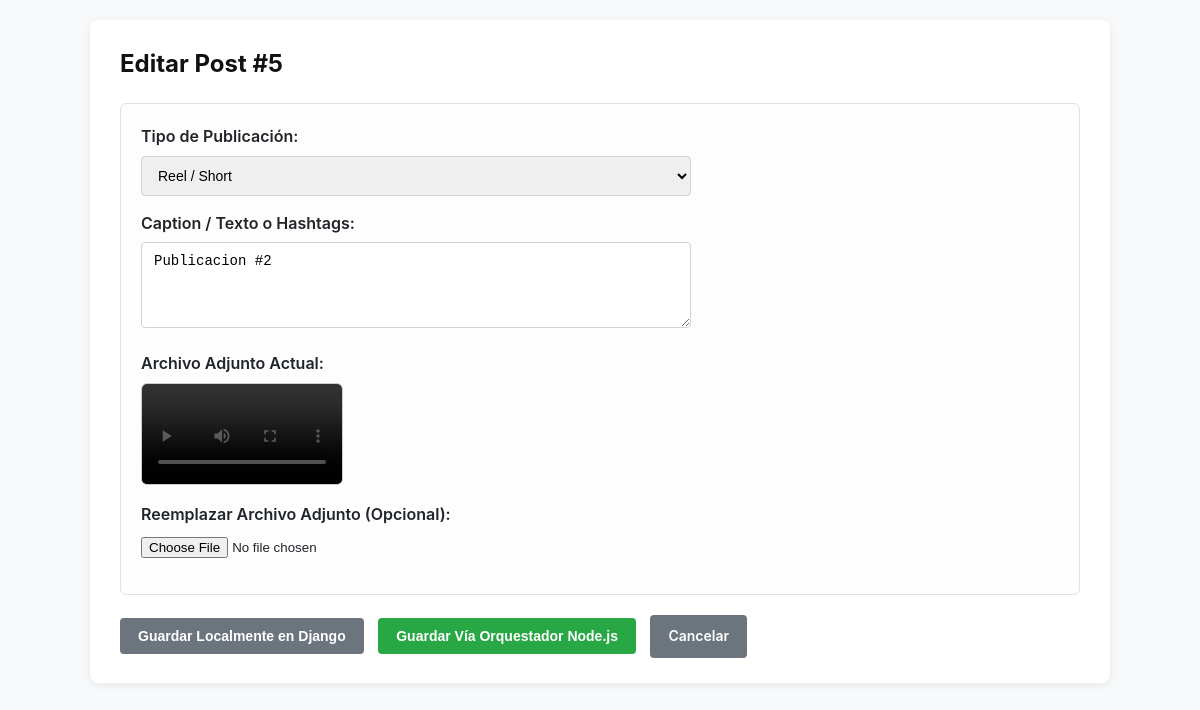
The page /publications/post/5/edit/ on the database its author committed.
### publications_network/models.py (models this page shows, shortened)
class PostContent(models.Model):
    POST_TYPES = [
        ('post', 'Post / Feed'),
        ('reel', 'Reel / Short'),
        ('story', 'Historia'),
    ]
    file = models.FileField(upload_to='publications_media/', help_text="El archivo físico en disco")
    caption = models.TextField(blank=True, null=True, help_text="Texto o hashtags base")
    post_type = models.CharField(max_length=10, choices=POST_TYPES, default='post')
    created_at = models.DateTimeField(auto_now_add=True)
    @property
    def file_extension(self):
        if self.file:
            return os.path.splitext(str(self.file.name))[1].lower()
        return ''
    @property
    def is_video(self):
        video_exts = ['.mp4', '.webm', '.ogg', '.mov', '.m4v', '.mkv']
        return self.file_extension in video_exts
    @property
    def media_url(self):
        if not self.file:
            return ''
        try:
            return self.file.url
        except Exception:
            return f"/media/{self.file.name}"

### publications_network/views.py (the view, shortened to what this page needs)
# urls.py: path('post/<int:post_id>/edit/', views.edit_post, name='edit_post'),
def edit_post(request, post_id):
    post = get_object_or_404(PostContent, pk=post_id)
    return render(request, 'publications_network/edit_post.html', {
        'post': post,
        'post_types': PostContent.POST_TYPES
    })

### publications_network/templates/publications_network/edit_post.html (shortened to what this page needs)
{% load static %}
<!DOCTYPE html>
<html lang="es">
<head>
    <link rel="stylesheet" href="{% static 'publications_network/css/style.css' %}">
</head>
<body>
    <div class="container">
        <h2>Editar Post #{{ post.id }}</h2>
        <form method="POST" action="{% url 'edit_post' post.id %}" enctype="multipart/form-data">
            <div class="form-section">
                <div class="form-group">
                    <label for="post_type">Tipo de Publicación:</label>
                    <select name="post_type" id="post_type">
                        {% for code, label in post_types %}
                            <option value="{{ code }}" {% if post.post_type == code %}selected{% endif %}>{{ label }}</option>
                        {% endfor %}
                    </select>
                </div>
                <div class="form-group">
                    <label for="caption">Caption / Texto o Hashtags:</label>
                    <textarea name="caption" id="caption" rows="4">{{ post.caption }}</textarea>
                </div>
                <div class="form-group">
                    <label>Archivo Adjunto Actual:</label>
                    <div style="margin-bottom: 10px;">
                        {% if post.is_video %}
                            <video src="{{ post.media_url }}" controls style="max-width: 200px; max-height: 150px; border-radius: 6px; border: 1px solid #ccc;"></video>
                        {% elif post.is_image %}
                            <img src="{{ post.media_url }}" alt="Media actual" style="max-width: 200px; max-height: 150px; object-fit: cover; border-radius: 6px; border: 1px solid #ccc;">
                        {% else %}
                            <a href="{{ post.media_url }}" target="_blank">Ver archivo actual</a>
                        {% endif %}
                    </div>
                    <label for="file">Reemplazar Archivo Adjunto (Opcional):</label>
                    <input type="file" name="file" id="file">
                </div>
            </div>
            <button type="submit" name="action" value="edit_django" onclick="submitFormWithLoading('edit_django');" class="btn btn-secondary">
                Guardar Localmente en Django
            </button>
            <button type="submit" name="action" value="edit_microservice" onclick="submitFormWithLoading('edit_microservice');" class="btn btn-primary" style="margin-left: 10px; background-color: #28a745; border-color: #28a745;">
                Guardar Vía Orquestador Node.js
            </button>
            <a href="{% url 'create_post' %}" class="btn btn-secondary" style="margin-left: 10px;">Cancelar</a>
        </form>
    </div>
</body>
</html>

### publications_network/static/publications_network/css/style.css (style rules this page uses)
:root { --primary-color: #0066cc; --primary-hover: #0052a3; --secondary-color: #6c757d; --bg-color: #f8f9fa; --card-bg: #ffffff; --border-color: #dee2e6; --text-color: #212529; --success-bg: #d4edda; --success-text: #155724; --warning-bg: #fff3cd; --warning-text: #856404; }
body { font-family: -apple-system, BlinkMacSystemFont, "Segoe UI", Roboto, "Helvetica Neue", Arial, sans-serif; background-color: var(--bg-color); color: var(--text-color); margin: 0; padding: 20px 40px; line-height: 1.6; }
h1, h2, h3 { color: #111; margin-top: 0; }
.container { max-width: 960px; margin: 0 auto; background: var(--card-bg); padding: 25px 30px; border-radius: 8px; box-shadow: 0 2px 8px rgba(0, 0, 0, 0.08); }
.form-section { background: #fdfdfd; border: 1px solid var(--border-color); padding: 20px; margin-bottom: 20px; border-radius: 6px; }
.form-group { margin-bottom: 15px; }
label { font-weight: 600; display: block; margin-bottom: 6px; }
input[type="text"], input[type="email"], input[type="password"], input[type="datetime-local"], select, textarea { width: 100%; max-width: 550px; padding: 10px 12px; border: 1px solid #ced4da; border-radius: 4px; font-size: 14px; box-sizing: border-box; transition: border-color 0.2s; }
.btn { display: inline-block; padding: 10px 18px; font-size: 14px; font-weight: 600; text-decoration: none; border-radius: 4px; cursor: pointer; border: none; transition: background-color 0.2s; }
.btn-primary { background-color: var(--primary-color); color: #ffffff; }
.btn-secondary { background-color: var(--secondary-color); color: #ffffff; }

### rows shown on the page
PostContent: id "5", post_type "Reel / Short", caption "Publicacion #2"
